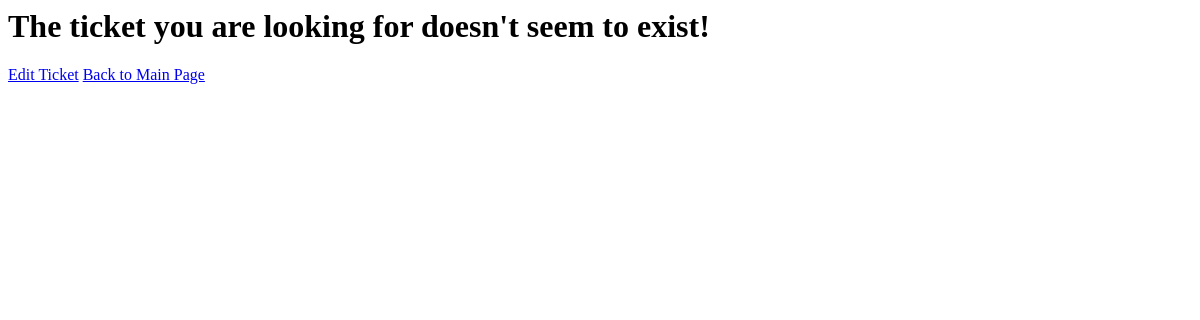
Before: /tdetails/7/ with the older database file.
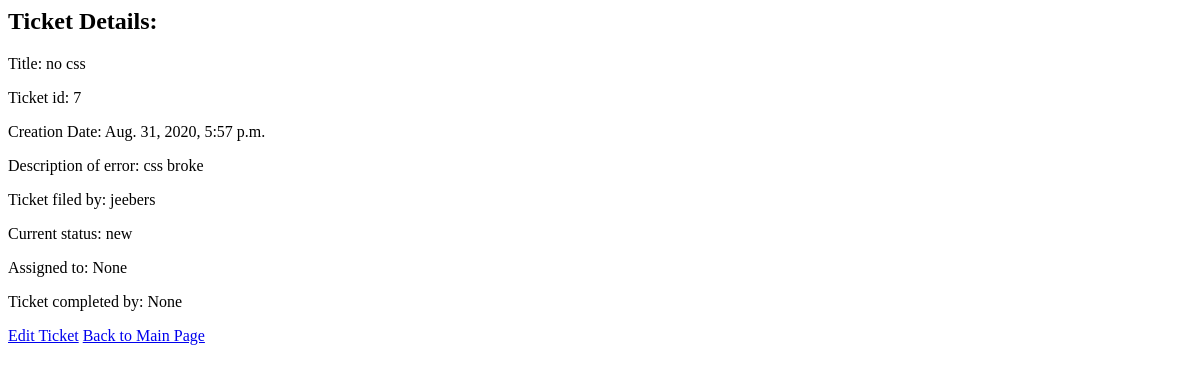
After: the same page with the newer database file.
### bugtrackerapp/models.py (models this page shows)
class Ticket(models.Model):
    new = 'new'
    inprogress = 'inpr'
    done = 'done'
    invalid = 'inv'
    CHOICES = [
        (new, 'New'), (inprogress, 'In Progress'), (done, "Done"), (invalid, "Invalid")
    ]
    title = models.CharField(max_length=75)
    time_date = models.DateTimeField(default=timezone.now)
    description = models.TextField()
    author = models.ForeignKey(New_User, on_delete=models.CASCADE, related_name="author")
    status = models.CharField(max_length=4, choices=CHOICES, default=new)
    assigned_to = models.ForeignKey(New_User, blank=True, null=True, on_delete=models.CASCADE, related_name="assigned")
    completed = models.ForeignKey(New_User, blank=True, null=True, on_delete=models.CASCADE, related_name="completed")

class New_User(AbstractUser):
    pass
    def __str__(self):
        return self.username

### bugtrackerapp/views.py (the view)
# urls.py: path('tdetails/<int:ticket_id>/', views.ticket_detail, name="tdetails"),
def ticket_detail(request, ticket_id):
    my_ticket = Ticket.objects.filter(id=ticket_id).first()
    return render(request, 'ticket_detail.html', {'ticket': my_ticket})

### bugtrackerapp/templates/ticket_detail.html (shortened to what this page needs)
<div class="container">
    {% if not ticket %}
        <h1>The ticket you are looking for doesn't seem to exist!</h1>
    {% else %}
        <h2>Ticket Details: </h2>
        <p>Title: {{ ticket.title }}</p>
        <p>Ticket id: {{ticket.id }}</p>
        <p>Creation Date: {{ ticket.time_date }}</p>
        <p>Description of error: {{ ticket.description }}</p>
        <p>Ticket filed by: {{ticket.author}}</p>
        <p>Current status: {{ ticket.status }}</p>
        <p>Assigned to: {{ ticket.assigned_to }}</p>
        <p>Ticket completed by: {{ ticket.completed }}</p>
    {% endif %}
    <a role="button" class="btn btn-danger btn-sm" href="/edit_ticket/{{ticket.id}}/">Edit Ticket</a>
    <a class="btn btn-primary btn-sm" href="/">Back to Main Page</a>
  </div>

Changed rows visible on the page:
added Ticket: title "no css", id "7", time_date "Aug. 31, 2020, 5:57 p.m.", description "css broke", author "jeebers", status "new", assigned_to "None", completed "None"
Other visible differences:
text no longer shown: "The ticket you are looking for doesn't seem to exist!"
text now shown: "Ticket Details: Title: Ticket id: Creation Date: Description of error: Ticket filed by: Current status: Assigned to: Ticket completed by:"
